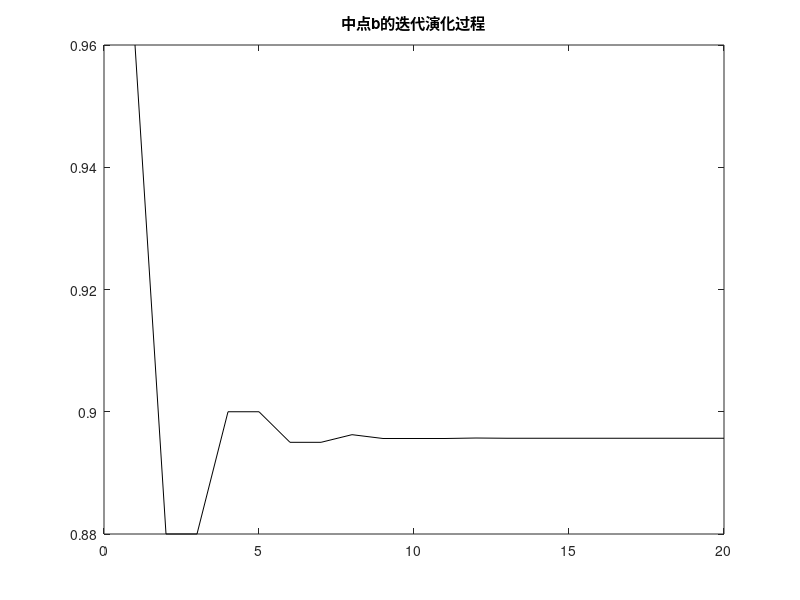

Write the MATLAB code that produced this figure.
% 例程 2.5  区间对分法的收敛性验证
%  函数：y = (1.6*sin(x)) - x
%  由区间搜索法确定的初始区间
L = 0.16;
xh = 1.12;
xl = xh - (2*L);
%  在定位区间内绘制函数曲线
x = xl: 0.01: xh;
y = (1.6*sin(x)) - x;
vb = zeros(1, 20);  %  预分配向量内存（存储20次迭代的中点b值）
for n = 1:20  %  限定搜索迭代次数为20步
b = (xh - L);  %  计算当前区间中点
yb = (1.6*sin(b)) - b;
a = b - (L/2);  %  计算左内点（中点左侧1/2步长处）
ya = (1.6*sin(a)) - a;
c = b + (L/2);  %  计算右内点（中点右侧1/2步长处）
yc = (1.6*sin(c)) - c;
if ya > yb
xh = b;  %  若左内点函数值更大，舍弃第3、4子区间，更新上界
elseif yc > yb
xl = b; %  若右内点函数值更大，舍弃第1、2子区间，更新下界
else
xl = a; xh = c; %  否则保留第2、3子区间，同时更新上下界
end;
L = L/2;
vb(n) = b;
%  结果可视化展示
figure(1)
plot(vb, 'k');
title('中点b的迭代演化过程');
end;
